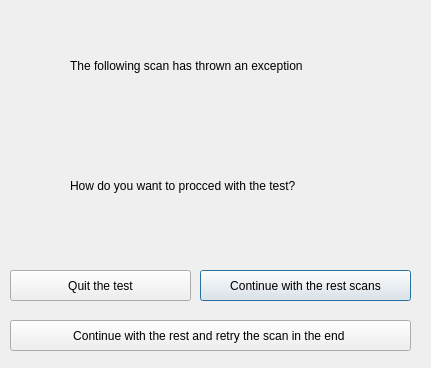
<?xml version="1.0" encoding="UTF-8"?>
<ui version="4.0">
 <class>Testingprogress</class>
 <widget class="QDialog" name="Testingprogress">
  <property name="geometry">
   <rect>
    <x>0</x>
    <y>0</y>
    <width>431</width>
    <height>368</height>
   </rect>
  </property>
  <property name="windowTitle">
   <string>Dialog</string>
  </property>
  <widget class="QLabel" name="testingprogress1">
   <property name="geometry">
    <rect>
     <x>70</x>
     <y>50</y>
     <width>301</width>
     <height>31</height>
    </rect>
   </property>
   <property name="text">
    <string>The following scan has thrown an exception</string>
   </property>
  </widget>
  <widget class="QPushButton" name="continuetest">
   <property name="geometry">
    <rect>
     <x>200</x>
     <y>270</y>
     <width>211</width>
     <height>31</height>
    </rect>
   </property>
   <property name="text">
    <string>Continue with the rest scans</string>
   </property>
  </widget>
  <widget class="QPushButton" name="stoptest">
   <property name="geometry">
    <rect>
     <x>10</x>
     <y>270</y>
     <width>181</width>
     <height>31</height>
    </rect>
   </property>
   <property name="text">
    <string>Quit the test</string>
   </property>
  </widget>
  <widget class="QLabel" name="testingprogress3">
   <property name="geometry">
    <rect>
     <x>70</x>
     <y>160</y>
     <width>301</width>
     <height>51</height>
    </rect>
   </property>
   <property name="text">
    <string>How do you want to procced with the test?</string>
   </property>
  </widget>
  <widget class="QLabel" name="testingprogress2">
   <property name="geometry">
    <rect>
     <x>140</x>
     <y>120</y>
     <width>111</width>
     <height>21</height>
    </rect>
   </property>
   <property name="text">
    <string/>
   </property>
  </widget>
  <widget class="QPushButton" name="retryscan">
   <property name="geometry">
    <rect>
     <x>10</x>
     <y>320</y>
     <width>401</width>
     <height>31</height>
    </rect>
   </property>
   <property name="text">
    <string>Continue with the rest and retry the scan in the end </string>
   </property>
  </widget>
 </widget>
 <resources/>
 <connections/>
</ui>
